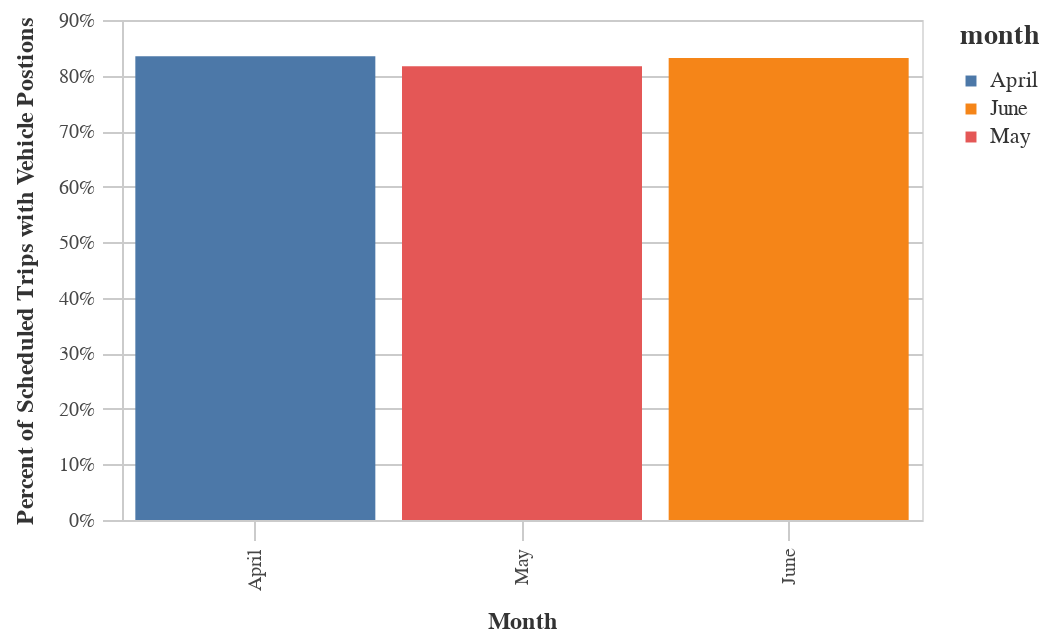

This figure's notebook cell:
### Code cell
bar = alt.Chart((utils.groupby_onecol(day_pct, 'month', 'pct_w_vp'))).mark_bar().encode(
    x=alt.X('month', title=utils.labeling('month'), sort=cats_month),
    y=alt.Y('avg:Q', title=utils.labeling('pct_w_vp'), axis=alt.Axis(format='%')),
    color="month")
chart = styleguide.preset_chart_config(bar)
chart

### Figure 1 — Vega-Lite specification as saved in the notebook (floating-point values rounded to 4 significant figures)
{"config": {"view": {"continuousWidth": 400, "continuousHeight": 300}, "axis": {"domainColor": "#cbcbcb", "grid": true, "gridColor": "#cbcbcb", "gridWidth": 1, "labelColor": "#474747", "labelFont": "Nunito Sans", "labelFontSize": 10, "labelPadding": 4, "tickColor": "#cbcbcb", "tickSize": 10, "titleColor": "#333", "titleFont": "Raleway", "titleFontSize": 12, "titlePadding": 10}, "axisBand": {"grid": false}, "background": "white", "font": "Raleway", "header": {"labelFont": "Nunito Sans", "titleFont": "Raleway"}, "legend": {"labelColor": "#333", "labelFont": "Nunito Sans", "labelFontSize": 11, "labelLimit": 0, "padding": 1, "symbolSize": 30, "symbolType": "square", "titleColor": "#333", "titleFont": "Raleway", "titleFontSize": 14, "titlePadding": 10}, "title": {"anchor": "middle", "font": "Raleway", "fontSize": 18, "fontWeight": 300, "offset": 20}}, "data": {"name": "data-f791889794dd0933286e5c503ee58429"}, "mark": "bar", "encoding": {"color": {"field": "month", "type": "nominal"}, "x": {"field": "month", "sort": ["January", "February", "March", "April", "May", "June", "July", "August", "September", "October", "November", "December"], "title": "Month", "type": "nominal"}, "y": {"axis": {"format": "%"}, "field": "avg", "title": "Percent of Scheduled Trips with Vehicle Postions", "type": "quantitative"}}, "height": 250, "width": 400, "$schema": "https://vega.github.io/schema/vega-lite/v4.17.0.json", "datasets": {"data-f791889794dd0933286e5c503ee58429": [{"month": "April", "avg": 0.8346}, {"month": "May", "avg": 0.8169}, {"month": "June", "avg": 0.8317}]}}
